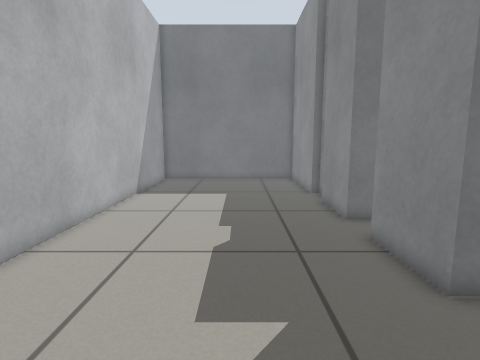
view 1 (above)

12 first-person views from a walk through a world built for the Gazebo simulator. The camera is 0.67 m above the floor, tilts 8° down and sees 80° across. The floor is counted in squares, 0.2 m on a side. Each view is taken from the middle of a square. On the plan, view 1 faces up. The plan holds only what a view shows up to about 20 squares ahead; the rest is blank.

view 2
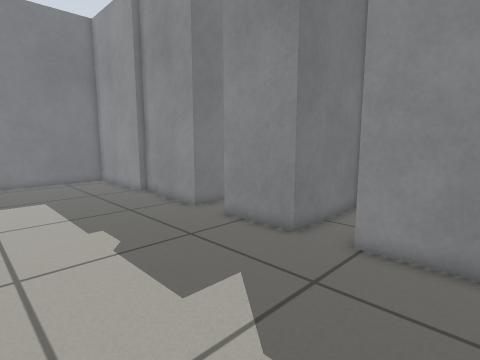

view 3
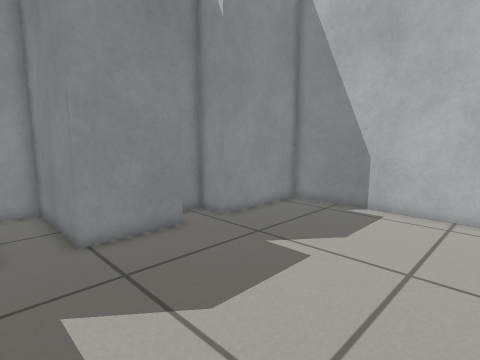

view 4
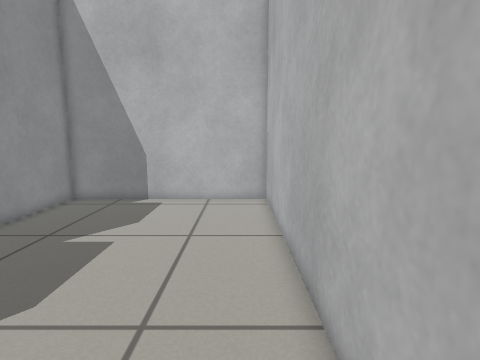

view 5
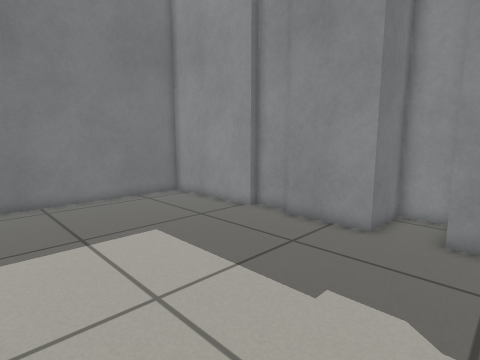

view 6
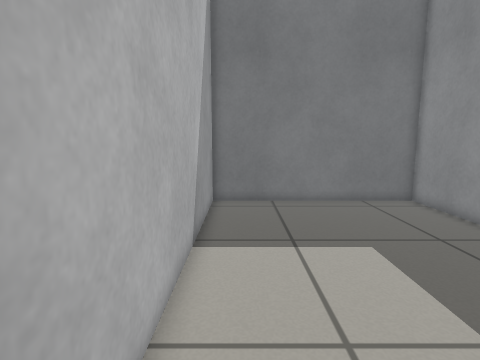

view 7
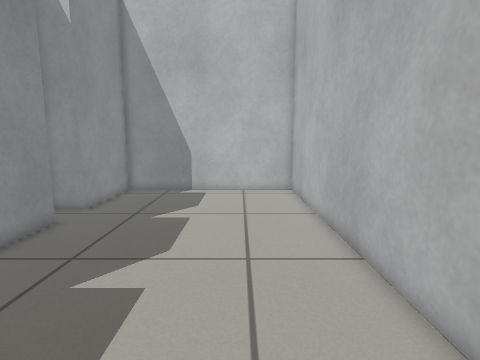

view 8
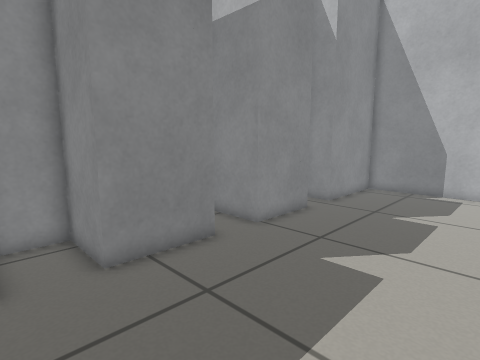

view 9
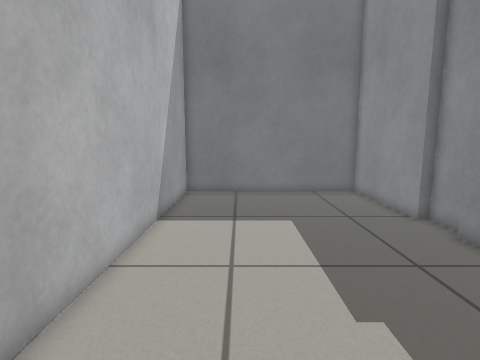

view 10
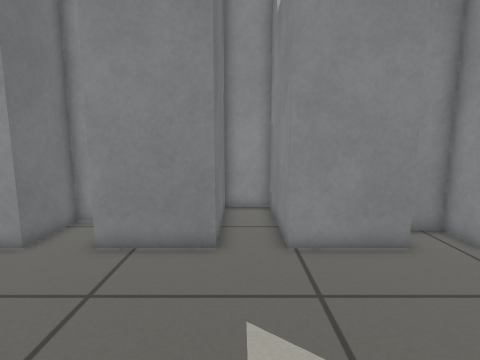

view 11
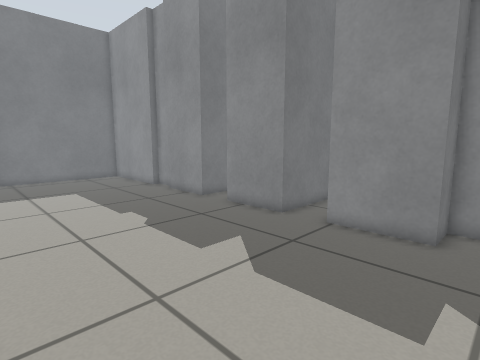

view 12
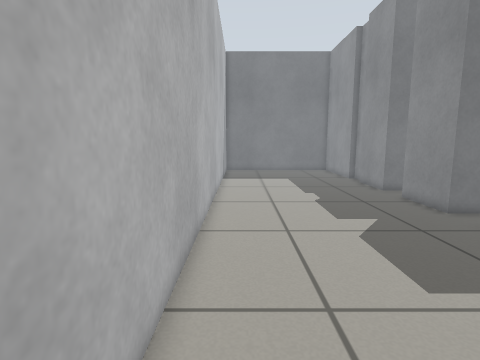

### Floor plan
Points are (right, up) in squares from view 1. A wall is a line through its corners. A room is listed if a view was taken in it or the views show most of it. See-through windows are left out.
Room 1 (views 1, 2, 3, 4, 5, 6, 7, 8, 9, 10, 11, 12)
walls: (5, 15.7) (5, 17.7); (4.5, 17.7) (4.5, 24.5) (-6.5, 24.5) (-6.5, -8) (4.5, -8) (4.5, -2.5) (6.2, -2.5) (6.2, -0.3) (4.5, -0.3) (4.5, 3.5) (10, 3.5) (10, 5.7) (4.5, 5.7) (4.5, 9.5) (7.5, 9.5) (7.5, 11.7) (4.5, 11.7) (4.5, 15.5)

Positions as (right, up) in squares from view 1, and headings:
1: (0, 0), facing up
2: (-4, 0), facing up-right
3: (-5, 6), facing down-right
4: (-5, 8), facing down
5: (-6, 8), facing up-right
6: (-5, 9), facing up
7: (-3, 11), facing down
8: (-3, 12), facing down-right
9: (-3, 6), facing up
10: (-4, 5), facing right
11: (-6, -2), facing up-right
12: (-5, -7), facing up
